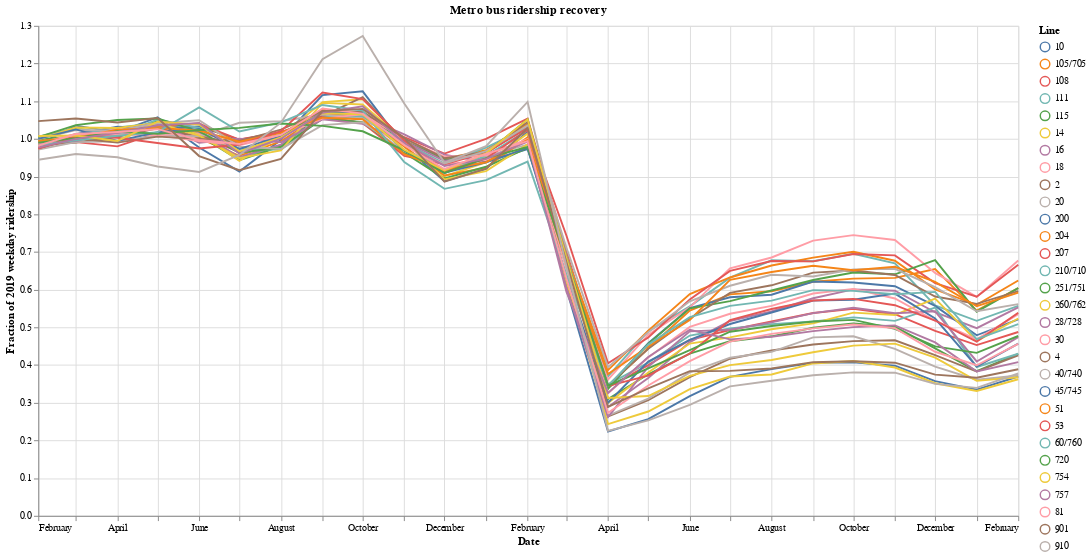

Notebook cell for this chart:
### Code cell
chart = (
    altair.Chart(
        bus_ridership[bus_ridership.line.isin(top_bus_lines.index)],
        width=1024,
        height=512,
        title="Metro bus ridership recovery",
    )
    .mark_line()
    .encode(
        x=altair.X("date:T", title="Date"),
        y=altair.Y("recovery:Q", title="Fraction of 2019 weekday ridership"),
        color=altair.Color("line:N", title="Line"),
    )
)

tooltip = chart.mark_point(
    size=100, opacity=0,
).encode(
    tooltip=[
        altair.Tooltip("line:N", title="Line"),
        altair.Tooltip("recovery:Q", title="Fraction of 2019 weekday ridership"),
    ]
)
figure = (chart + tooltip)
figure

### Figure 1 — Vega-Lite specification as saved in the notebook (floating-point values rounded to 4 significant figures; data arrays with more than 128 entries replaced by an {"elided": "..."} marker saying what was removed)
{"config": {"view": {"continuousWidth": 400, "continuousHeight": 300}}, "layer": [{"mark": "line", "encoding": {"color": {"type": "nominal", "field": "line", "title": "Line"}, "x": {"type": "temporal", "field": "date", "title": "Date"}, "y": {"type": "quantitative", "field": "recovery", "title": "Fraction of 2019 weekday ridership"}}, "height": 512, "title": "Metro bus ridership recovery", "width": 1024}, {"mark": {"type": "point", "opacity": 0, "size": 100}, "encoding": {"color": {"type": "nominal", "field": "line", "title": "Line"}, "tooltip": [{"type": "nominal", "field": "line", "title": "Line"}, {"type": "quantitative", "field": "recovery", "title": "Fraction of 2019 weekday ridership"}], "x": {"type": "temporal", "field": "date", "title": "Date"}, "y": {"type": "quantitative", "field": "recovery", "title": "Fraction of 2019 weekday ridership"}}, "height": 512, "title": "Metro bus ridership recovery", "width": 1024}], "data": {"name": "data-9d11a8f5c03db73f8ffacf676c9882fe"}, "$schema": "https://vega.github.io/schema/vega-lite/v4.8.1.json", "datasets": {"data-9d11a8f5c03db73f8ffacf676c9882fe": {"elided": "749 records"}}}
